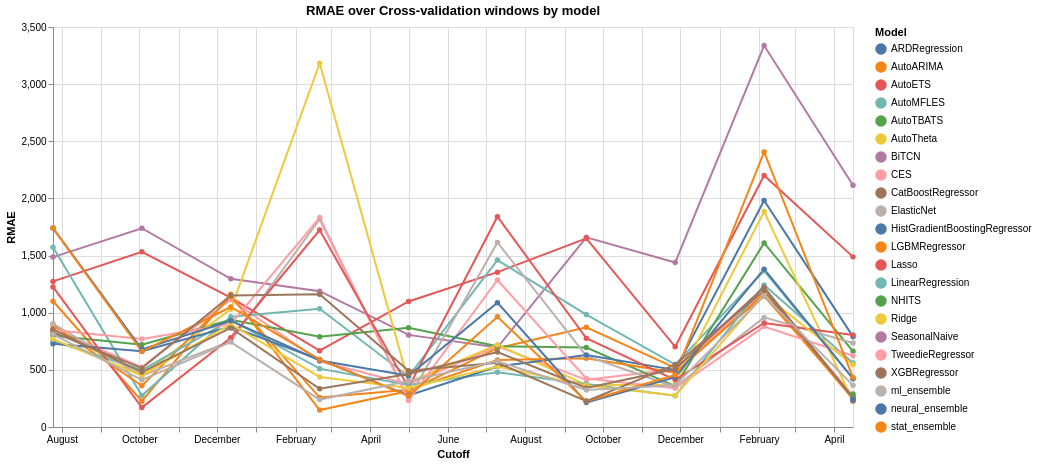

The cell this chart's notebook holds for it:
### Code cell
long_df = pl.DataFrame(cv_evaluation).unpivot(
    index=[
        # "unique_id",
        "cutoff",
        "metric",
    ],
    on=pl.selectors.exclude(
        [
            # "unique_id",
            "cutoff",
            "metric",
        ]
    ),
    variable_name="model",
    value_name="value",
)
# .filter(model)

chart = (
    alt.Chart(long_df.to_pandas())
    .mark_line(point=True)
    .encode(
        x=alt.X("cutoff:T", title="Cutoff"),
        y=alt.Y("value:Q", title="RMAE"),
        color=alt.Color("model:N", title="Model"),
        tooltip=["cutoff:T", "model:N", "value:Q"],
    )
    .properties(
        width=800, height=400, title="RMAE over Cross-validation windows by model"
    )
)

chart = lib.add_dropdown_filter(chart, long_df, "metric")

# chart.to_json(format="vega")
# chart.save(format="vega")
chart

### Figure 1 — Vega specification as saved in the notebook (floating-point values rounded to 4 significant figures; data arrays with more than 128 entries replaced by an {"elided": "..."} marker saying what was removed)
{"$schema": "https://vega.github.io/schema/vega/v6.json", "data": [{"name": "_server_source_0", "values": {"elided": "880 records"}, "transform": [{"type": "formula", "expr": "toDate(datum['cutoff'])", "as": "cutoff"}]}, {"name": "source_0", "source": "_server_source_0", "transform": [{"type": "filter", "expr": "(metric === datum['metric'])"}]}, {"name": "data_0", "source": "source_0", "transform": [{"type": "filter", "expr": "(isDate(datum[\"cutoff\"]) || (isValid(datum[\"cutoff\"]) && isFinite(+datum[\"cutoff\"]))) && isValid(datum[\"value\"]) && isFinite(+datum[\"value\"])"}, {"type": "project", "fields": ["cutoff", "model", "value"]}]}, {"name": "source_0_color_domain_model_0", "source": "source_0", "transform": [{"type": "aggregate", "groupby": ["model"], "fields": [], "ops": [], "as": []}, {"type": "formula", "expr": "datum['model']", "as": "sort_field"}, {"type": "project", "fields": ["model"]}]}, {"name": "data_0_color_domain_model_1", "source": "data_0", "transform": [{"type": "aggregate", "groupby": ["model"], "fields": [], "ops": [], "as": []}, {"type": "formula", "expr": "datum['model']", "as": "sort_field"}, {"type": "project", "fields": ["model"]}]}], "signals": [{"name": "metric", "value": "mase", "bind": {"input": "select", "options": ["mase", "rmae_SeasonalNaive", "spis", "nd"], "name": "metric: "}}], "marks": [{"type": "group", "name": "layer_0_pathgroup", "from": {"facet": {"data": "source_0", "name": "faceted_path_layer_0_main", "groupby": ["model"]}}, "encode": {"update": {"width": {"field": {"signal": null, "datum": null, "group": "width", "parent": null}}, "height": {"field": {"signal": null, "datum": null, "group": "height", "parent": null}}}}, "marks": [{"type": "line", "name": "layer_0_marks", "from": {"data": "faceted_path_layer_0_main"}, "sort": {"field": "x"}, "encode": {"update": {"stroke": {"field": "model", "scale": "color"}, "y": {"field": "value", "scale": "y"}, "defined": {"signal": "isValid(datum[\"cutoff\"]) && isFinite(+datum[\"cutoff\"]) && isValid(datum[\"value\"]) && isFinite(+datum[\"value\"])"}, "tooltip": {"signal": "{\"cutoff\": timeFormat(datum[\"cutoff\"], \"%b %d, %Y\"), \"model\": isValid(datum[\"model\"]) ? isArray(datum[\"model\"]) ? join(datum[\"model\"], '\\n') : datum[\"model\"] : \"\"+datum[\"model\"], \"value\": format(datum[\"value\"], \"\")}"}, "x": {"field": "cutoff", "scale": "x"}}}, "style": ["line"]}]}, {"type": "symbol", "name": "layer_1_marks", "from": {"data": "data_0"}, "encode": {"update": {"tooltip": {"signal": "{\"cutoff\": timeFormat(datum[\"cutoff\"], \"%b %d, %Y\"), \"model\": isValid(datum[\"model\"]) ? isArray(datum[\"model\"]) ? join(datum[\"model\"], '\\n') : datum[\"model\"] : \"\"+datum[\"model\"], \"value\": format(datum[\"value\"], \"\")}"}, "fill": {"field": "model", "scale": "color"}, "y": {"field": "value", "scale": "y"}, "opacity": {"value": 1}, "x": {"field": "cutoff", "scale": "x"}}}, "style": ["point"]}], "scales": [{"name": "x", "type": "time", "domain": {"fields": [{"data": "source_0", "field": "cutoff"}, {"data": "data_0", "field": "cutoff"}]}, "range": [0, {"signal": "width"}]}, {"name": "y", "type": "linear", "domain": {"fields": [{"data": "source_0", "field": "value"}, {"data": "data_0", "field": "value"}]}, "range": [{"signal": "height"}, 0], "nice": true, "zero": true}, {"name": "color", "type": "ordinal", "domain": {"fields": [{"data": "source_0_color_domain_model_0", "field": "model"}, {"data": "data_0_color_domain_model_1", "field": "model"}], "sort": true}, "range": "category"}], "axes": [{"scale": "x", "minExtent": 0, "ticks": false, "grid": true, "orient": "bottom", "tickCount": {"signal": "ceil(width/40)"}, "domain": false, "gridScale": "y", "zindex": 0, "maxExtent": 0, "labels": false, "aria": false}, {"scale": "y", "grid": true, "ticks": false, "gridScale": "x", "zindex": 0, "aria": false, "domain": false, "minExtent": 0, "orient": "left", "maxExtent": 0, "tickCount": {"signal": "ceil(height/40)"}, "labels": false}, {"scale": "x", "labelOverlap": true, "zindex": 0, "title": "Cutoff", "tickCount": {"signal": "ceil(width/40)"}, "orient": "bottom", "grid": false, "labelFlush": true}, {"scale": "y", "grid": false, "tickCount": {"signal": "ceil(height/40)"}, "orient": "left", "title": "RMAE", "labelOverlap": true, "zindex": 0}], "title": {"text": "RMAE over Cross-validation windows by model", "frame": "group"}, "background": "white", "padding": 5, "width": 800, "style": "cell", "legends": [{"title": "Model", "stroke": "color", "symbolType": "circle", "fill": "color", "encode": {"symbols": {"update": {"opacity": {"value": 1}}}}}], "height": 400}
